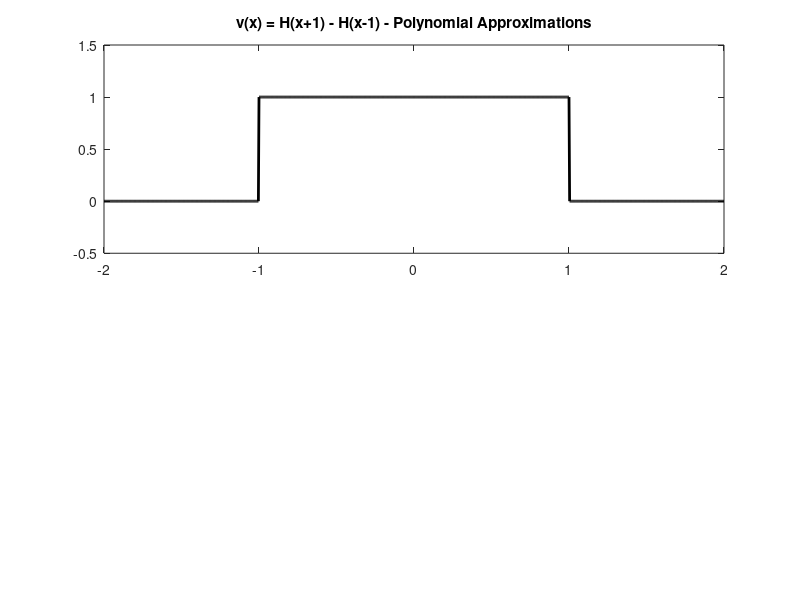

MATLAB code for this plot: (Note: this script raises an error after producing the figure.)
function least_squares_heaviside_pulse()
    % Define the function
    v = @(x) heaviside_pulse(x);
    
    % Define the domain
    domain = [-2, 2];
    
    % Define the degrees for approximation
    degrees = [2, 4, 6, 8];
    
    % Plot the function and its approximations
    plot_approximations(v, 'v(x) = H(x+1) - H(x-1)', domain, degrees);
    
    % Compute and display error metrics
    compute_error_metrics(v, domain, degrees);
end

function y = heaviside_pulse(x)
    y = double(abs(x) <= 1);
end

function plot_approximations(f, f_name, domain, degrees)
    figure('Name', f_name, 'NumberTitle', 'off', 'Position', [100, 100, 1200, 800]);
    
    x = linspace(domain(1), domain(2), 1001);  % Use odd number for center point
    y = f(x);
    
    % Plot original function
    subplot(2, 1, 1);
    plot(x, y, 'k-', 'LineWidth', 2);
    hold on;
    title([f_name, ' - Polynomial Approximations']);
    ylim([-0.5, 1.5]);  % Adjust y-axis for better visibility
    
    % Compute and plot polynomial approximations
    for n = degrees
        coeffs = least_squares_polynomial(f, domain(1), domain(2), n);
        y_approx = polyval(flip(coeffs), x);
        plot(x, y_approx, 'LineWidth', 1.5);
    end
    
    legend(['Original', arrayfun(@(n) ['n = ', num2str(n)], degrees, 'UniformOutput', false)]);
    hold off;
    
    % Plot original function
    subplot(2, 1, 2);
    plot(x, y, 'k-', 'LineWidth', 2);
    hold on;
    title([f_name, ' - Trigonometric Approximations']);
    ylim([-0.5, 1.5]);  % Adjust y-axis for better visibility
    
    % Compute and plot trigonometric approximations
    for n = degrees
        coeffs = least_squares_trig(f, domain(1), domain(2), n);
        y_approx = trig_approx(coeffs, x, domain(1), domain(2));
        plot(x, y_approx, 'LineWidth', 1.5);
    end
    
    legend(['Original', arrayfun(@(n) ['n = ', num2str(n)], degrees, 'UniformOutput', false)]);
    hold off;
end

function coeffs = least_squares_polynomial(f, a, b, n)
    % Create the matrix A and vector b
    A = zeros(n+1, n+1);
    b = zeros(n+1, 1);
    
    for i = 1:n+1
        for j = 1:n+1
            A(i,j) = integral(@(x) x.^(i+j-2), a, b);
        end
        b(i) = integral(@(x) f(x) .* x.^(i-1), a, b);
    end
    
    % Solve the system Ax = b
    coeffs = A \ b;
end

function coeffs = least_squares_trig(f, a, b, n)
    % Create the matrix A and vector b
    A = zeros(2*n+1, 2*n+1);
    b = zeros(2*n+1, 1);
    
    L = (b - a) / 2;
    c = (a + b) / 2;
    
    for i = 1:2*n+1
        for j = 1:2*n+1
            if i == 1 && j == 1
                A(i,j) = 2*L;
            elseif i <= n+1 && j <= n+1
                A(i,j) = integral(@(x) cos((i-1)*pi*x/L) .* cos((j-1)*pi*x/L), -L, L);
            elseif i <= n+1 && j > n+1
                A(i,j) = integral(@(x) cos((i-1)*pi*x/L) .* sin((j-n-1)*pi*x/L), -L, L);
            elseif i > n+1 && j <= n+1
                A(i,j) = integral(@(x) sin((i-n-1)*pi*x/L) .* cos((j-1)*pi*x/L), -L, L);
            else
                A(i,j) = integral(@(x) sin((i-n-1)*pi*x/L) .* sin((j-n-1)*pi*x/L), -L, L);
            end
        end
        
        if i == 1
            b(i) = integral(f, a, b);
        elseif i <= n+1
            b(i) = integral(@(x) f(x) .* cos((i-1)*pi*(x-c)/L), a, b);
        else
            b(i) = integral(@(x) f(x) .* sin((i-n-1)*pi*(x-c)/L), a, b);
        end
    end
    
    % Solve the system Ax = b
    coeffs = A \ b;
end

function y = trig_approx(coeffs, x, a, b)
    n = (length(coeffs) - 1) / 2;
    L = (b - a) / 2;
    c = (a + b) / 2;
    x_shifted = x - c;
    
    y = coeffs(1) / 2;
    for k = 1:n
        y = y + coeffs(k+1) * cos(k*pi*x_shifted/L) + coeffs(n+k+1) * sin(k*pi*x_shifted/L);
    end
end

function compute_error_metrics(f, domain, degrees)
    x = linspace(domain(1), domain(2), 1000);
    y = f(x);
    
    fprintf('Error Metrics:\n');
    fprintf('%-10s %-15s %-15s %-15s %-15s\n', 'n', 'Poly Max Error', 'Poly L2 Error', 'Trig Max Error', 'Trig L2 Error');
    
    for n = degrees
        % Polynomial approximation
        coeffs_poly = least_squares_polynomial(f, domain(1), domain(2), n);
        y_poly = polyval(flip(coeffs_poly), x);
        max_error_poly = max(abs(y - y_poly));
        l2_error_poly = sqrt(trapz(x, (y - y_poly).^2));
        
        % Trigonometric approximation
        coeffs_trig = least_squares_trig(f, domain(1), domain(2), n);
        y_trig = trig_approx(coeffs_trig, x, domain(1), domain(2));
        max_error_trig = max(abs(y - y_trig));
        l2_error_trig = sqrt(trapz(x, (y - y_trig).^2));
        
        fprintf('%-10d %-15.6e %-15.6e %-15.6e %-15.6e\n', n, max_error_poly, l2_error_poly, max_error_trig, l2_error_trig);
    end
end